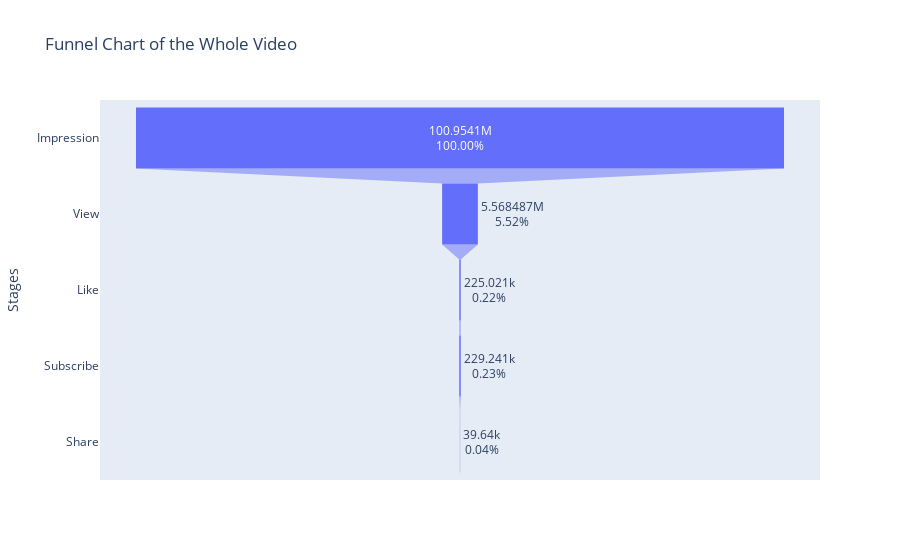

Write notebook code for a chart like this one.
### Code cell
import plotly.graph_objects as go 

stages = ['Impression', 'View', 'Like', 'Subscribe','Share']
values = [Aggregate_df.iloc[0,17], Aggregate_df.iloc[0,13], Aggregate_df.iloc[0,6], Aggregate_df.iloc[0,8], Aggregate_df.iloc[0,4]]

fig = go.Figure(go.Funnel(
    y=stages,  
    x=values,
    textinfo="value+percent initial",
    texttemplate='%{value}<br>%{percentInitial:.2%}'
))

fig.update_layout(
    title="Funnel Chart of the Whole Video", 
    yaxis_title="Stages",  
    xaxis_title="Values"   
)

fig.show()

### Figure 1 — Plotly figure (JSON) as saved in the notebook; plotly's stock layout.template omitted (floating-point values rounded to 4 significant figures)
{"data": [{"textinfo": "value+percent initial", "texttemplate": "%{value}<br>%{percentInitial:.2%}", "type": "funnel", "x": [100954064, 5568487, 225021, 229241, 39640], "y": ["Impression", "View", "Like", "Subscribe", "Share"]}], "layout": {"title": {"text": "Funnel Chart of the Whole Video"}, "xaxis": {"title": {"text": "Values"}}, "yaxis": {"title": {"text": "Stages"}}}}
